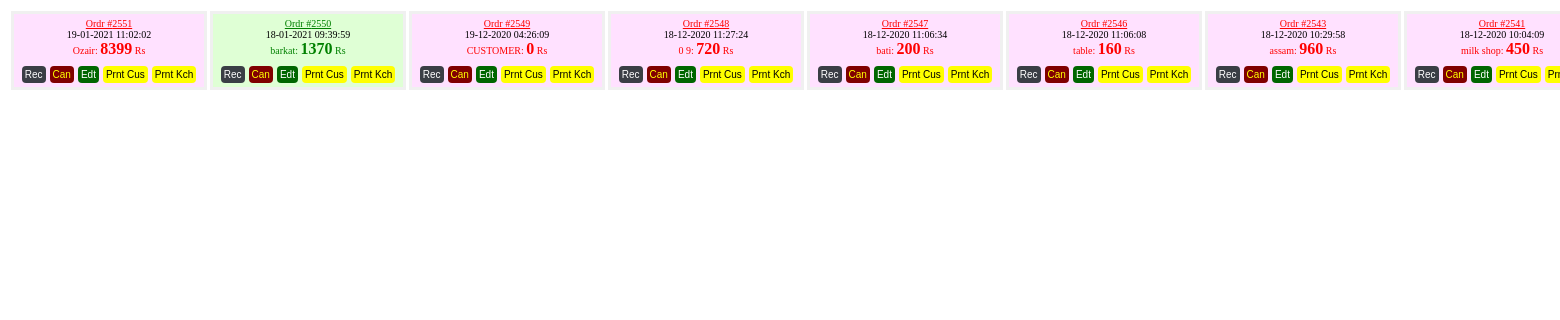
The page /pos_header_2.php on the database its author committed.
### tables this page shows
CREATE TABLE `order_tab` (
  `order_id` int(11) NOT NULL,
  `customer_name` varchar(50) NOT NULL,
  `date_time` datetime NOT NULL,
  `phone` varchar(15) NOT NULL,
  `amount` int(11) NOT NULL,
  `service_charge` int(11) NOT NULL,
  `discount` int(11) NOT NULL,
  `orderno` varchar(50) NOT NULL,
  `status` int(1) NOT NULL DEFAULT '1',
  `comments` varchar(200) NOT NULL,
  `usr` varchar(30) NOT NULL,
  `amount_status` varchar(5) NOT NULL,
  `order_type` varchar(10) NOT NULL,
  `tax1` int(11) NOT NULL,
  `tax2` int(11) NOT NULL,
  `tax3` int(11) NOT NULL DEFAULT '0',
  `order_rec_date` datetime NOT NULL,
  `plo` int(11) NOT NULL DEFAULT '0'
);

### pos_header_2.php (the view, shortened to what this page needs)
<?php
$pendingOrders = "select * from order_tab where status = '1' and plo='0' ORDER BY ORDER_ID DESC";
$row = mysqli_query($cn, $pendingOrders) or die(mysqli_error($cn));
		$arrAuto=array();
		while($data= mysqli_fetch_assoc($row)){
			$arrAuto[] = $data;
		}
?>
<table border = '0' cellpadding='3' cellspacing = '3' align="center">
	<?php
		foreach($arrAuto as $data){
	?>
		<td align='left' valign='top' bgcolor='#f0f0f0' style='border:1px; border-color:red;'>
                        <?php
                              if($data['amount_status']=='P')
                                  $bgcolor="bgcolor='#FFE1FF'";
                              else
                                  $bgcolor="bgcolor='#DFFFD5'";
                        ?>
			<table class='summary' <?=$bgcolor?> border="0" width="190px" cellpadding='2' cellspacing='2'>
					<td align='center'>
					<?php if($data['amount_status']=='P'){ ?>
					<font color='red' size='1'>
					<?php
					}else{
					?>
					<font color='green' size='1'>
					<?php
					}
					?>
						<U>Ordr #<?= $data['order_id']?></U><br>
                                                <font size="1" face="verdana" color="black"><?=date("d-m-Y H:i:s",strtotime($data['date_time']));?></font><br>
						<?=substr($data['customer_name'],0,12)?>: <b><font size='3'><?=(($data['amount']+$data['service_charge'])- $data['discount'])?></font></b> Rs<br>
					</font>
					</td>
				<?php
					$ID = $data['order_id'];
					$qrysub = "select item,qty from sub_order_tab where order_id = '$ID'";
					$rowsub = mysqli_query($cn, $qrysub) or die(mysqli_error($cn));
					$arrsub=array();
					while($data= mysqli_fetch_assoc($rowsub)){
						$arrsub[] = $data;
					}
					$str='';
					foreach($arrsub as $sub){
						$str .= $sub['item']." Qty (".$sub['qty'].")\n";
					}
						$str .= $data['comments'] ?? '';
					?>
					<tr>
						<th title='<?=$str?>'>
<input type='button' class='rcvdbtn' act = '<?=$ID?>' value='Rec'>
<input type='button' class='cancelbtn' act = '<?=$ID?>' value='Can'>
<input type='button' class='edtOrderbtn' act = '<?=$ID?>' value='Edt' onclick=" window.open('pos_activity_edit.php?url_id=<?=$ID?>', '_blank');">
<input type='button' class='prntbtnC' act = '<?=$ID?>' value='Prnt Cus'>
<input type='button' class='prntbtnK' act = '<?=$ID?>' value='Prnt Kch'>
						</th>
					</tr>
			</table>
		</td>
	<?php
		}
	?>
</table>

### pos_header_2.php (style rules this page uses)
.rcvdbtn { border-radius:4px; border:0px; cursor:pointer; background-color:#3a3e45; color:white; padding:3px; font-size:10px; }
.edtOrderbtn { border-radius:4px; border:0px; cursor:pointer; background-color:#006600; color:white; padding:3px; font-size:10px; }
.cancelbtn { border-radius:4px; border:0px; cursor:pointer; background-color:maroon; color:yellow; padding:3px; font-size:10px; }
.prntbtnK { border-radius:4px; border:0px; cursor:pointer; background-color:#FFFF00; color:black; padding:3px; font-size:10px; }
.prntbtnC { border-radius:4px; border:0px; cursor:pointer; background-color:#FFFF00; color:black; padding:3px; font-size:10px; }

### rows shown on the page
order_tab: order_id "2551", date_time "19-01-2021 11:02:02", customer_name "Ozair", ($data['amount']+$data['service_charge'])- $data['discount'] "8399"
order_tab: order_id "2550", date_time "18-01-2021 09:39:59", customer_name "barkat", ($data['amount']+$data['service_charge'])- $data['discount'] "1370"
order_tab: order_id "2549", date_time "19-12-2020 04:26:09", customer_name "CUSTOMER", ($data['amount']+$data['service_charge'])- $data['discount'] "0"
order_tab: order_id "2548", date_time "18-12-2020 11:27:24", customer_name "0 9", ($data['amount']+$data['service_charge'])- $data['discount'] "720"
order_tab: order_id "2547", date_time "18-12-2020 11:06:34", customer_name "bati", ($data['amount']+$data['service_charge'])- $data['discount'] "200"
order_tab: order_id "2546", date_time "18-12-2020 11:06:08", customer_name "table", ($data['amount']+$data['service_charge'])- $data['discount'] "160"
order_tab: order_id "2543", date_time "18-12-2020 10:29:58", customer_name "assam", ($data['amount']+$data['service_charge'])- $data['discount'] "960"
order_tab: order_id "2541", date_time "18-12-2020 10:04:09", customer_name "milk shop", ($data['amount']+$data['service_charge'])- $data['discount'] "450"
